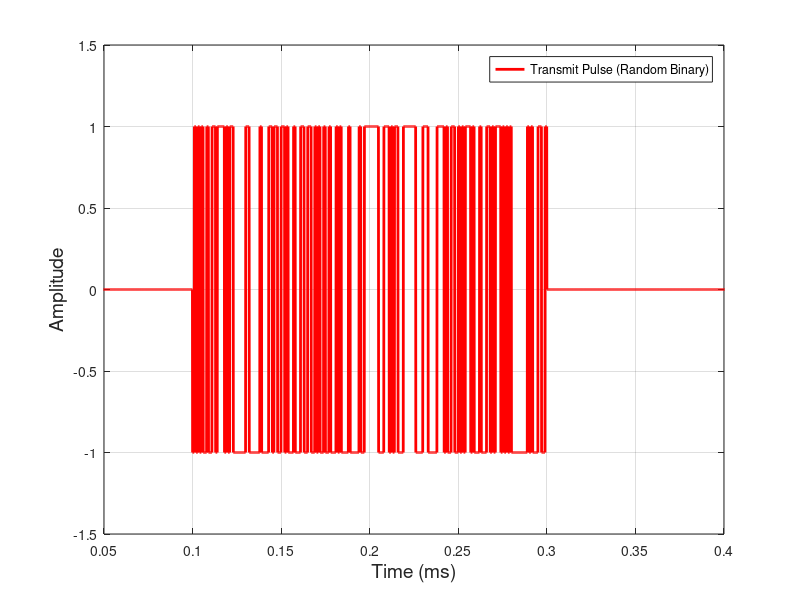
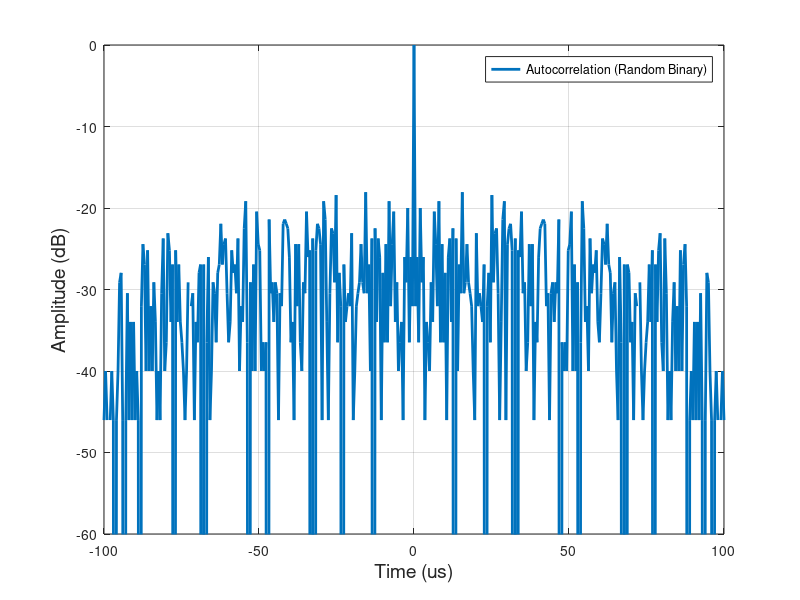

These charts were generated, in order, by the following MATLAB code: (Note: this script raises an error after producing the figures.)
% SPS Short Course: Radar Signal Processing Mastery
% Theory and Hands-On Applications with mmWave MIMO Radar Sensors
% Date: 7-11 October 2024
% Time: 9:00AM-11:00AM ET (New York Time)
% Presenter: Mohammad Alaee-Kerahroodi

close all
clear
clc

rng(2024)
% Constants
c = 3e8;            % Speed of light in m/s

% Parameters
tau = 200e-6;       % Pulse width (200 µs)
bandwidth = 1e6;    % Bandwidth of the signal (1 MHz)
fs = 10*bandwidth;  % Sampling frequency (samples per second)
timeBandwidthProduct = tau * bandwidth;
samplePerChip = round(tau * fs);
ddsRate = samplePerChip/timeBandwidthProduct;

% Parameters
PRI = 1e-3;         % Pulse Repetition Interval 
PRF = 1/PRI;        % Pulse Repetition Frequency 
nPulse = 1;         % Number of pulses

t_start = 100e-6;   % Start time (0 ms)
t = linspace(0, t_start+nPulse*PRI, (t_start+nPulse*PRI)*fs); % Time vector 

% Time vector for pulse duration
tPulse = 0:1/fs:tau-1/fs;

% Generate random binary code signal
random_code = 2*randi([0 1], 1, timeBandwidthProduct) - 1; % Random binary (+1/-1)
random_code_resampled = repelem(random_code, ddsRate);               % Repeat each entry ddsRate times

pulseTx = zeros(size(t));   % Transmit pulse
% Insert random binary code in the transmit signal
for i = 0:nPulse-1
    tInterval = t >= t_start + i*PRI & t <= t_start + i*PRI + tau; % Time interval for each pulse
    pulseTx(tInterval) = random_code_resampled;  % Set transmitted pulse to the random binary code
end

figure('Position', [100, 100, 900, 600]);
plot(t*1e3, real(pulseTx), 'r', 'LineWidth', 2, 'DisplayName', 'Transmit Pulse (Random Binary)'); hold on;

xlabel('Time (ms)', 'FontSize', 14);
ylabel('Amplitude', 'FontSize', 14);
legend();
grid on;
ylim([-1.5 1.5]);
xlim([0.05,0.4])

figure('Position', [100, 100, 900, 600]);
r = abs(xcorr(random_code_resampled(1:ddsRate:end)))/timeBandwidthProduct;
lags = linspace(-tau/2,tau/2,2*timeBandwidthProduct-1);
plot(lags/1e-6,20*log10(r), 'LineWidth', 2, 'DisplayName', 'Autocorrelation (Random Binary)')
xlabel('Time (us)', 'FontSize', 14);
ylabel('Amplitude (dB)', 'FontSize', 14);
legend();
axis('tight')
ylim([-60,0])
grid on;

% Plot the spectrogram of the random binary code
figure('Position', [100, 100, 900, 600]);
nFFT = length(random_code_resampled)/5;
spectrogram(random_code_resampled, nFFT, round(nFFT-nFFT/20), nFFT, fs, 'yaxis');

xlabel('Time (µs)', 'FontSize', 14);
ylabel('Frequency (MHz)', 'FontSize', 14);
colormap('jet');
colorbar;

% Adjust axes for better visualization
ylim([0 bandwidth/1e6]);   % Show frequency from 0 to the bandwidth in MHz

figure('Position', [100, 100, 900, 600]);
[afmag, delay, doppler] = ambgfun(random_code_resampled(1:ddsRate:end), 1, 1);

% Use 'surf' for better visibility
surf(delay, doppler * bandwidth / 1e6, afmag, 'EdgeColor', 'none');

% Improve view and appearance
view(2); % Top-down view for a clear 2D plot
colormap jet; % High-contrast colormap
colorbar; % Add a colorbar to indicate magnitude levels

% Use 'shading interp' for smooth color transitions
shading interp;

% Add axis labels and title
xlabel("Delay (\mu seconds)", 'FontSize', 12, 'FontWeight', 'bold');
ylabel("Doppler Shift (MHz)", 'FontSize', 12, 'FontWeight', 'bold');

% Set font size for axes
set(gca, 'FontSize', 12);